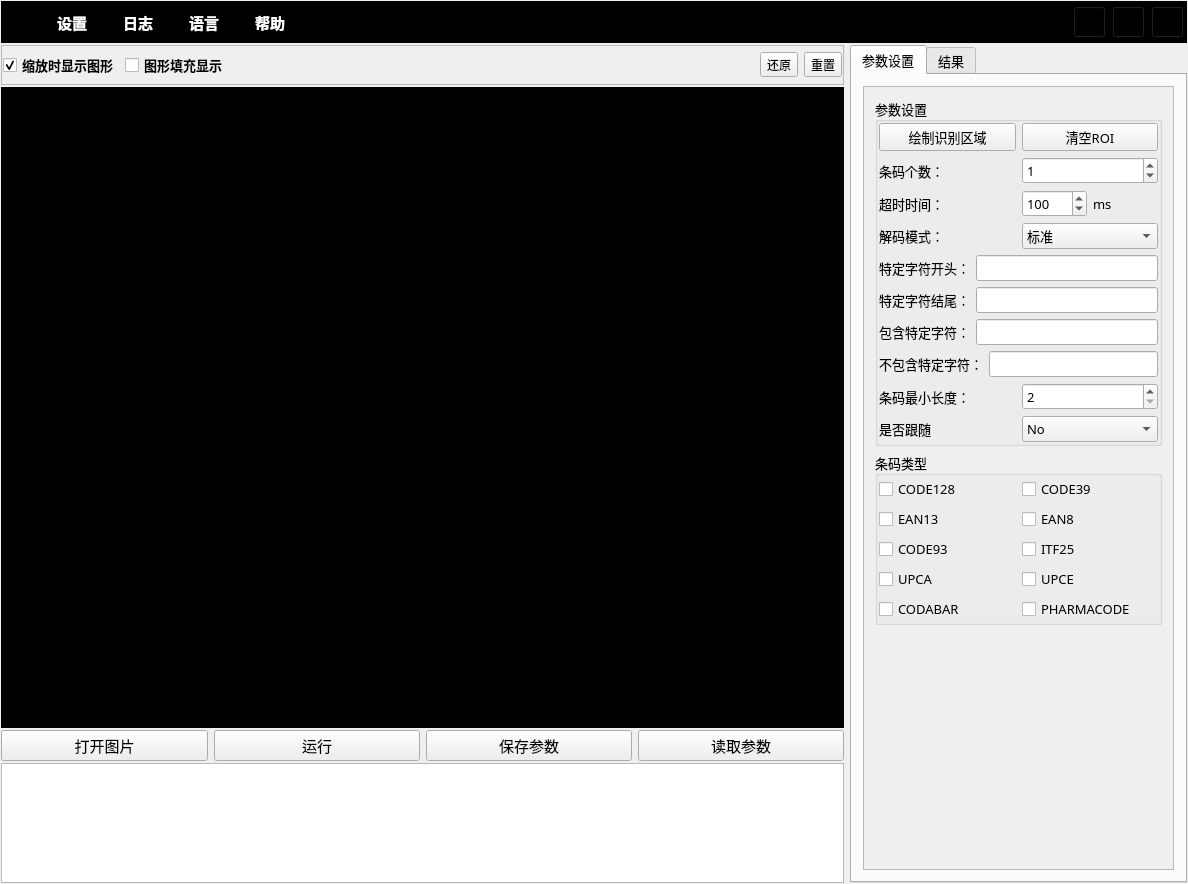
<?xml version="1.0" encoding="UTF-8"?>
<ui version="4.0">
 <class>BarCodeWindowClass</class>
 <widget class="QMainWindow" name="BarCodeWindowClass">
  <property name="geometry">
   <rect>
    <x>0</x>
    <y>0</y>
    <width>1188</width>
    <height>884</height>
   </rect>
  </property>
  <property name="windowTitle">
   <string>BarCodeWindow</string>
  </property>
  <widget class="QWidget" name="centralWidget">
   <layout class="QGridLayout" name="gridLayout_4">
    <property name="leftMargin">
     <number>1</number>
    </property>
    <property name="topMargin">
     <number>1</number>
    </property>
    <property name="rightMargin">
     <number>1</number>
    </property>
    <property name="bottomMargin">
     <number>1</number>
    </property>
    <property name="spacing">
     <number>1</number>
    </property>
    <item row="0" column="0">
     <layout class="QVBoxLayout" name="verticalLayout_22" stretch="1,20">
      <property name="spacing">
       <number>2</number>
      </property>
      <item>
       <widget class="QFrame" name="frame">
        <property name="styleSheet">
         <string notr="true">background-color: rgb(0, 0, 0);</string>
        </property>
        <property name="frameShape">
         <enum>QFrame::StyledPanel</enum>
        </property>
        <property name="frameShadow">
         <enum>QFrame::Raised</enum>
        </property>
        <layout class="QGridLayout" name="gridLayout">
         <property name="leftMargin">
          <number>2</number>
         </property>
         <property name="topMargin">
          <number>2</number>
         </property>
         <property name="rightMargin">
          <number>2</number>
         </property>
         <property name="bottomMargin">
          <number>2</number>
         </property>
         <property name="spacing">
          <number>2</number>
         </property>
         <item row="0" column="0">
          <layout class="QHBoxLayout" name="horizontalLayout_18" stretch="1,2,20,1">
           <item>
            <layout class="QHBoxLayout" name="horizontalLayout_17" stretch="1,10">
             <item>
              <widget class="QLabel" name="label_112">
               <property name="sizePolicy">
                <sizepolicy hsizetype="Expanding" vsizetype="Expanding">
                 <horstretch>0</horstretch>
                 <verstretch>0</verstretch>
                </sizepolicy>
               </property>
               <property name="maximumSize">
                <size>
                 <width>100</width>
                 <height>30</height>
                </size>
               </property>
               <property name="text">
                <string/>
               </property>
               <property name="pixmap">
                <pixmap>:/QtToolTest/Resources/Quectel LOGO-20220215.png</pixmap>
               </property>
               <property name="scaledContents">
                <bool>true</bool>
               </property>
              </widget>
             </item>
             <item>
              <spacer name="horizontalSpacer_6">
               <property name="orientation">
                <enum>Qt::Horizontal</enum>
               </property>
               <property name="sizeHint" stdset="0">
                <size>
                 <width>638</width>
                 <height>20</height>
                </size>
               </property>
              </spacer>
             </item>
            </layout>
           </item>
           <item>
            <layout class="QHBoxLayout" name="horizontalLayout_28" stretch="1,1,1,1">
             <property name="spacing">
              <number>20</number>
             </property>
             <item>
              <widget class="QToolButton" name="toolButton_4">
               <property name="font">
                <font>
                 <family>Times New Roman</family>
                 <pointsize>11</pointsize>
                 <weight>75</weight>
                 <bold>true</bold>
                </font>
               </property>
               <property name="layoutDirection">
                <enum>Qt::LeftToRight</enum>
               </property>
               <property name="styleSheet">
                <string notr="true">color: rgb(255, 255, 255);
background-color: rgb(0, 0, 0);</string>
               </property>
               <property name="text">
                <string>设置</string>
               </property>
               <property name="toolButtonStyle">
                <enum>Qt::ToolButtonTextOnly</enum>
               </property>
               <property name="autoRaise">
                <bool>true</bool>
               </property>
              </widget>
             </item>
             <item>
              <widget class="QToolButton" name="toolButton_5">
               <property name="font">
                <font>
                 <family>Times New Roman</family>
                 <pointsize>11</pointsize>
                 <weight>75</weight>
                 <bold>true</bold>
                </font>
               </property>
               <property name="layoutDirection">
                <enum>Qt::LeftToRight</enum>
               </property>
               <property name="styleSheet">
                <string notr="true">color: rgb(255, 255, 255);
background-color: rgb(0, 0, 0);</string>
               </property>
               <property name="text">
                <string>日志</string>
               </property>
               <property name="toolButtonStyle">
                <enum>Qt::ToolButtonTextOnly</enum>
               </property>
               <property name="autoRaise">
                <bool>true</bool>
               </property>
              </widget>
             </item>
             <item>
              <widget class="QToolButton" name="toolButton_6">
               <property name="font">
                <font>
                 <family>Liberation Serif</family>
                 <pointsize>11</pointsize>
                 <weight>75</weight>
                 <bold>true</bold>
                </font>
               </property>
               <property name="layoutDirection">
                <enum>Qt::LeftToRight</enum>
               </property>
               <property name="styleSheet">
                <string notr="true">color: rgb(255, 255, 255);
background-color: rgb(0, 0, 0);</string>
               </property>
               <property name="text">
                <string>语言</string>
               </property>
               <property name="toolButtonStyle">
                <enum>Qt::ToolButtonTextOnly</enum>
               </property>
               <property name="autoRaise">
                <bool>true</bool>
               </property>
              </widget>
             </item>
             <item>
              <widget class="QToolButton" name="toolButton_7">
               <property name="font">
                <font>
                 <family>Liberation Serif</family>
                 <pointsize>11</pointsize>
                 <weight>75</weight>
                 <bold>true</bold>
                </font>
               </property>
               <property name="layoutDirection">
                <enum>Qt::LeftToRight</enum>
               </property>
               <property name="styleSheet">
                <string notr="true">color: rgb(255, 255, 255);
background-color: rgb(0, 0, 0);</string>
               </property>
               <property name="text">
                <string>帮助</string>
               </property>
               <property name="toolButtonStyle">
                <enum>Qt::ToolButtonTextOnly</enum>
               </property>
               <property name="autoRaise">
                <bool>true</bool>
               </property>
              </widget>
             </item>
            </layout>
           </item>
           <item>
            <spacer name="horizontalSpacer_7">
             <property name="orientation">
              <enum>Qt::Horizontal</enum>
             </property>
             <property name="sizeHint" stdset="0">
              <size>
               <width>678</width>
               <height>20</height>
              </size>
             </property>
            </spacer>
           </item>
           <item>
            <layout class="QHBoxLayout" name="horizontalLayout_10" stretch="1,11,0">
             <item>
              <widget class="QToolButton" name="toolButton">
               <property name="autoFillBackground">
                <bool>false</bool>
               </property>
               <property name="text">
                <string/>
               </property>
               <property name="icon">
                <iconset>
                 <normaloff>:/QtToolTest/Resources/窗口最小化.png</normaloff>:/QtToolTest/Resources/窗口最小化.png</iconset>
               </property>
               <property name="iconSize">
                <size>
                 <width>25</width>
                 <height>25</height>
                </size>
               </property>
              </widget>
             </item>
             <item>
              <widget class="QToolButton" name="toolButton_2">
               <property name="text">
                <string/>
               </property>
               <property name="icon">
                <iconset>
                 <normaloff>:/QtToolTest/Resources/expand-全屏化.png</normaloff>:/QtToolTest/Resources/expand-全屏化.png</iconset>
               </property>
               <property name="iconSize">
                <size>
                 <width>25</width>
                 <height>25</height>
                </size>
               </property>
              </widget>
             </item>
             <item>
              <widget class="QToolButton" name="toolButton_3">
               <property name="text">
                <string/>
               </property>
               <property name="icon">
                <iconset>
                 <normaloff>:/QtToolTest/Resources/关闭.png</normaloff>:/QtToolTest/Resources/关闭.png</iconset>
               </property>
               <property name="iconSize">
                <size>
                 <width>25</width>
                 <height>25</height>
                </size>
               </property>
              </widget>
             </item>
            </layout>
           </item>
          </layout>
         </item>
        </layout>
       </widget>
      </item>
      <item>
       <layout class="QHBoxLayout" name="horizontalLayout_51" stretch="5,2">
        <item>
         <layout class="QVBoxLayout" name="verticalLayout_7" stretch="1,16,0,3">
          <property name="spacing">
           <number>2</number>
          </property>
          <item>
           <widget class="QFrame" name="frame_4">
            <property name="styleSheet">
             <string notr="true"/>
            </property>
            <property name="frameShape">
             <enum>QFrame::StyledPanel</enum>
            </property>
            <property name="frameShadow">
             <enum>QFrame::Raised</enum>
            </property>
            <layout class="QGridLayout" name="gridLayout_8">
             <property name="leftMargin">
              <number>1</number>
             </property>
             <property name="topMargin">
              <number>1</number>
             </property>
             <property name="rightMargin">
              <number>1</number>
             </property>
             <property name="bottomMargin">
              <number>1</number>
             </property>
             <property name="spacing">
              <number>1</number>
             </property>
             <item row="0" column="0">
              <layout class="QHBoxLayout" name="horizontalLayout_8" stretch="1,0,10,1,1">
               <item>
                <widget class="QCheckBox" name="ckb_ShowObj">
                 <property name="font">
                  <font>
                   <family>微软雅黑</family>
                   <pointsize>10</pointsize>
                   <weight>75</weight>
                   <bold>true</bold>
                  </font>
                 </property>
                 <property name="styleSheet">
                  <string notr="true"/>
                 </property>
                 <property name="text">
                  <string>缩放时显示图形</string>
                 </property>
                 <property name="checked">
                  <bool>true</bool>
                 </property>
                </widget>
               </item>
               <item>
                <widget class="QCheckBox" name="ckb_ShowObj_Fill">
                 <property name="font">
                  <font>
                   <family>微软雅黑</family>
                   <pointsize>10</pointsize>
                   <weight>75</weight>
                   <bold>true</bold>
                  </font>
                 </property>
                 <property name="styleSheet">
                  <string notr="true"/>
                 </property>
                 <property name="text">
                  <string>图形填充显示</string>
                 </property>
                 <property name="checked">
                  <bool>false</bool>
                 </property>
                </widget>
               </item>
               <item>
                <widget class="QLabel" name="lbl_Status">
                 <property name="font">
                  <font>
                   <family>微软雅黑</family>
                   <pointsize>10</pointsize>
                   <weight>75</weight>
                   <bold>true</bold>
                  </font>
                 </property>
                 <property name="text">
                  <string/>
                 </property>
                 <property name="alignment">
                  <set>Qt::AlignCenter</set>
                 </property>
                </widget>
               </item>
               <item>
                <widget class="QToolButton" name="pBtn_FitImage">
                 <property name="toolTip">
                  <string>还原</string>
                 </property>
                 <property name="text">
                  <string>还原</string>
                 </property>
                 <property name="iconSize">
                  <size>
                   <width>20</width>
                   <height>20</height>
                  </size>
                 </property>
                </widget>
               </item>
               <item>
                <widget class="QToolButton" name="btn_ClearWindow">
                 <property name="text">
                  <string>重置</string>
                 </property>
                 <property name="iconSize">
                  <size>
                   <width>20</width>
                   <height>20</height>
                  </size>
                 </property>
                </widget>
               </item>
              </layout>
             </item>
            </layout>
           </widget>
          </item>
          <item>
           <widget class="CMyLabel" name="lbl_Window">
            <property name="minimumSize">
             <size>
              <width>0</width>
              <height>0</height>
             </size>
            </property>
            <property name="styleSheet">
             <string notr="true">background-color: rgb(0, 0, 0);</string>
            </property>
            <property name="text">
             <string/>
            </property>
           </widget>
          </item>
          <item>
           <layout class="QHBoxLayout" name="horizontalLayout_33">
            <item>
             <layout class="QHBoxLayout" name="horizontalLayout_26">
              <item>
               <widget class="QPushButton" name="pBtn_ReadImage">
                <property name="font">
                 <font>
                  <family>微软雅黑</family>
                  <pointsize>11</pointsize>
                 </font>
                </property>
                <property name="text">
                 <string>打开图片</string>
                </property>
               </widget>
              </item>
              <item>
               <widget class="QPushButton" name="pb_Run">
                <property name="font">
                 <font>
                  <family>微软雅黑</family>
                  <pointsize>11</pointsize>
                 </font>
                </property>
                <property name="text">
                 <string>运行</string>
                </property>
               </widget>
              </item>
             </layout>
            </item>
            <item>
             <layout class="QHBoxLayout" name="horizontalLayout_32">
              <item>
               <widget class="QPushButton" name="pb_SaveData">
                <property name="font">
                 <font>
                  <family>微软雅黑</family>
                  <pointsize>11</pointsize>
                 </font>
                </property>
                <property name="text">
                 <string>保存参数</string>
                </property>
               </widget>
              </item>
              <item>
               <widget class="QPushButton" name="pb_LoadData">
                <property name="font">
                 <font>
                  <family>微软雅黑</family>
                  <pointsize>11</pointsize>
                 </font>
                </property>
                <property name="text">
                 <string>读取参数</string>
                </property>
               </widget>
              </item>
             </layout>
            </item>
           </layout>
          </item>
          <item>
           <widget class="QPlainTextEdit" name="plainTextEdit">
            <property name="styleSheet">
             <string notr="true"/>
            </property>
           </widget>
          </item>
         </layout>
        </item>
        <item>
         <widget class="QTabWidget" name="tabWidget">
          <property name="font">
           <font>
            <family>微软雅黑</family>
            <pointsize>10</pointsize>
           </font>
          </property>
          <property name="currentIndex">
           <number>0</number>
          </property>
          <widget class="QWidget" name="tab">
           <attribute name="title">
            <string>参数设置</string>
           </attribute>
           <layout class="QVBoxLayout" name="verticalLayout_2">
            <item>
             <widget class="QScrollArea" name="scrollArea">
              <property name="widgetResizable">
               <bool>true</bool>
              </property>
              <widget class="QWidget" name="scrollAreaWidgetContents">
               <property name="geometry">
                <rect>
                 <x>0</x>
                 <y>0</y>
                 <width>310</width>
                 <height>780</height>
                </rect>
               </property>
               <layout class="QVBoxLayout" name="verticalLayout_3">
                <item>
                 <widget class="QGroupBox" name="groupBox_2">
                  <property name="title">
                   <string>参数设置</string>
                  </property>
                  <layout class="QGridLayout" name="gridLayout_3">
                   <property name="leftMargin">
                    <number>1</number>
                   </property>
                   <property name="topMargin">
                    <number>1</number>
                   </property>
                   <property name="rightMargin">
                    <number>1</number>
                   </property>
                   <property name="bottomMargin">
                    <number>1</number>
                   </property>
                   <property name="spacing">
                    <number>1</number>
                   </property>
                   <item row="0" column="0">
                    <layout class="QVBoxLayout" name="verticalLayout">
                     <item>
                      <layout class="QHBoxLayout" name="horizontalLayout_2">
                       <item>
                        <widget class="QPushButton" name="btn_DrawRoi_BarCode">
                         <property name="text">
                          <string>绘制识别区域</string>
                         </property>
                        </widget>
                       </item>
                       <item>
                        <widget class="QPushButton" name="btn_ClearRoi_BarCode">
                         <property name="text">
                          <string>清空ROI</string>
                         </property>
                        </widget>
                       </item>
                      </layout>
                     </item>
                     <item>
                      <layout class="QHBoxLayout" name="horizontalLayout_29">
                       <item>
                        <widget class="QLabel" name="label_58">
                         <property name="text">
                          <string>条码个数：</string>
                         </property>
                        </widget>
                       </item>
                       <item>
                        <widget class="QSpinBox" name="spb_CodeNum_BarCode">
                         <property name="maximum">
                          <number>9999</number>
                         </property>
                         <property name="value">
                          <number>1</number>
                         </property>
                        </widget>
                       </item>
                      </layout>
                     </item>
                     <item>
                      <layout class="QHBoxLayout" name="horizontalLayout_34">
                       <item>
                        <widget class="QLabel" name="label_65">
                         <property name="text">
                          <string>超时时间：</string>
                         </property>
                        </widget>
                       </item>
                       <item>
                        <layout class="QHBoxLayout" name="horizontalLayout_35">
                         <item>
                          <widget class="QSpinBox" name="spb_TimeOut_BarCode">
                           <property name="maximum">
                            <number>99999</number>
                           </property>
                           <property name="value">
                            <number>100</number>
                           </property>
                          </widget>
                         </item>
                         <item>
                          <widget class="QLabel" name="label_66">
                           <property name="text">
                            <string>ms</string>
                           </property>
                          </widget>
                         </item>
                        </layout>
                       </item>
                      </layout>
                     </item>
                     <item>
                      <layout class="QHBoxLayout" name="horizontalLayout_19">
                       <item>
                        <widget class="QLabel" name="label_64">
                         <property name="text">
                          <string>解码模式：</string>
                         </property>
                        </widget>
                       </item>
                       <item>
                        <widget class="QComboBox" name="cmb_Tolerance_BarCode">
                         <item>
                          <property name="text">
                           <string>标准</string>
                          </property>
                         </item>
                         <item>
                          <property name="text">
                           <string>增强</string>
                          </property>
                         </item>
                        </widget>
                       </item>
                      </layout>
                     </item>
                     <item>
                      <layout class="QHBoxLayout" name="horizontalLayout_20">
                       <item>
                        <widget class="QLabel" name="label_59">
                         <property name="text">
                          <string>特定字符开头：</string>
                         </property>
                        </widget>
                       </item>
                       <item>
                        <widget class="QLineEdit" name="txt_HeadChar_BarCode"/>
                       </item>
                      </layout>
                     </item>
                     <item>
                      <layout class="QHBoxLayout" name="horizontalLayout_21">
                       <item>
                        <widget class="QLabel" name="label_60">
                         <property name="text">
                          <string>特定字符结尾：</string>
                         </property>
                        </widget>
                       </item>
                       <item>
                        <widget class="QLineEdit" name="txt_EndChar_BarCode"/>
                       </item>
                      </layout>
                     </item>
                     <item>
                      <layout class="QHBoxLayout" name="horizontalLayout_22">
                       <item>
                        <widget class="QLabel" name="label_61">
                         <property name="text">
                          <string>包含特定字符：</string>
                         </property>
                        </widget>
                       </item>
                       <item>
                        <widget class="QLineEdit" name="txt_ContainChar_BarCode"/>
                       </item>
                      </layout>
                     </item>
                     <item>
                      <layout class="QHBoxLayout" name="horizontalLayout_23">
                       <item>
                        <widget class="QLabel" name="label_62">
                         <property name="text">
                          <string>不包含特定字符：</string>
                         </property>
                        </widget>
                       </item>
                       <item>
                        <widget class="QLineEdit" name="txt_NotContainChar_BarCode"/>
                       </item>
                      </layout>
                     </item>
                     <item>
                      <layout class="QHBoxLayout" name="horizontalLayout_24">
                       <item>
                        <widget class="QLabel" name="label_63">
                         <property name="text">
                          <string>条码最小长度：</string>
                         </property>
                        </widget>
                       </item>
                       <item>
                        <widget class="QSpinBox" name="spb_CodeLength_BarCode">
                         <property name="minimum">
                          <number>2</number>
                         </property>
                         <property name="maximum">
                          <number>999</number>
                         </property>
                        </widget>
                       </item>
                      </layout>
                     </item>
                     <item>
                      <layout class="QHBoxLayout" name="horizontalLayout_40">
                       <item>
                        <widget class="QLabel" name="label_69">
                         <property name="text">
                          <string>是否跟随</string>
                         </property>
                        </widget>
                       </item>
                       <item>
                        <widget class="QComboBox" name="cmb_IsFollow">
                         <item>
                          <property name="text">
                           <string>No</string>
                          </property>
                         </item>
                         <item>
                          <property name="text">
                           <string>Yes</string>
                          </property>
                         </item>
                        </widget>
                       </item>
                      </layout>
                     </item>
                    </layout>
                   </item>
                  </layout>
                 </widget>
                </item>
                <item>
                 <widget class="QGroupBox" name="groupBox">
                  <property name="title">
                   <string>条码类型</string>
                  </property>
                  <layout class="QGridLayout" name="gridLayout_2">
                   <property name="leftMargin">
                    <number>1</number>
                   </property>
                   <property name="topMargin">
                    <number>1</number>
                   </property>
                   <property name="rightMargin">
                    <number>1</number>
                   </property>
                   <property name="bottomMargin">
                    <number>1</number>
                   </property>
                   <property name="spacing">
                    <number>1</number>
                   </property>
                   <item row="0" column="0">
                    <layout class="QHBoxLayout" name="horizontalLayout">
                     <item>
                      <layout class="QVBoxLayout" name="verticalLayout_14">
                       <item>
                        <widget class="QCheckBox" name="ckb_CODE128_BarCode">
                         <property name="text">
                          <string>CODE128</string>
                         </property>
                         <property name="checked">
                          <bool>false</bool>
                         </property>
                        </widget>
                       </item>
                       <item>
                        <widget class="QCheckBox" name="ckb_EAN13_BarCode">
                         <property name="text">
                          <string>EAN13</string>
                         </property>
                         <property name="checked">
                          <bool>false</bool>
                         </property>
                        </widget>
                       </item>
                       <item>
                        <widget class="QCheckBox" name="ckb_CODE93_BarCode">
                         <property name="text">
                          <string>CODE93</string>
                         </property>
                         <property name="checked">
                          <bool>false</bool>
                         </property>
                        </widget>
                       </item>
                       <item>
                        <widget class="QCheckBox" name="ckb_UPCA_BarCode">
                         <property name="text">
                          <string>UPCA</string>
                         </property>
                         <property name="checked">
                          <bool>false</bool>
                         </property>
                        </widget>
                       </item>
                       <item>
                        <widget class="QCheckBox" name="ckb_CODABAR_BarCode">
                         <property name="text">
                          <string>CODABAR</string>
                         </property>
                         <property name="checked">
                          <bool>false</bool>
                         </property>
                        </widget>
                       </item>
                      </layout>
                     </item>
                     <item>
                      <layout class="QVBoxLayout" name="verticalLayout_15">
                       <item>
                        <widget class="QCheckBox" name="ckb_CODE39_BarCode">
                         <property name="text">
                          <string>CODE39</string>
                         </property>
                         <property name="checked">
                          <bool>false</bool>
                         </property>
                        </widget>
                       </item>
                       <item>
                        <widget class="QCheckBox" name="ckb_EAN8_BarCode">
                         <property name="text">
                          <string>EAN8</string>
                         </property>
                         <property name="checked">
                          <bool>false</bool>
                         </property>
                        </widget>
                       </item>
                       <item>
                        <widget class="QCheckBox" name="ckb_ITF25_BarCode">
                         <property name="text">
                          <string>ITF25</string>
                         </property>
                         <property name="checked">
                          <bool>false</bool>
                         </property>
                        </widget>
                       </item>
                       <item>
                        <widget class="QCheckBox" name="ckb_UPCE_BarCode">
                         <property name="text">
                          <string>UPCE</string>
                         </property>
                         <property name="checked">
                          <bool>false</bool>
                         </property>
                        </widget>
                       </item>
                       <item>
                        <widget class="QCheckBox" name="ckb_PHARMACODE_BarCode">
                         <property name="text">
                          <string>PHARMACODE</string>
                         </property>
                         <property name="checked">
                          <bool>false</bool>
                         </property>
                        </widget>
                       </item>
                      </layout>
                     </item>
                    </layout>
                   </item>
                  </layout>
                 </widget>
                </item>
                <item>
                 <spacer name="verticalSpacer">
                  <property name="orientation">
                   <enum>Qt::Vertical</enum>
                  </property>
                  <property name="sizeHint" stdset="0">
                   <size>
                    <width>20</width>
                    <height>228</height>
                   </size>
                  </property>
                 </spacer>
                </item>
               </layout>
              </widget>
             </widget>
            </item>
           </layout>
          </widget>
          <widget class="QWidget" name="tab_8">
           <attribute name="title">
            <string>结果</string>
           </attribute>
           <layout class="QGridLayout" name="gridLayout_5">
            <item row="0" column="0">
             <widget class="QTableWidget" name="tablewidget_Results_BarCode"/>
            </item>
           </layout>
          </widget>
         </widget>
        </item>
       </layout>
      </item>
     </layout>
    </item>
   </layout>
  </widget>
 </widget>
 <layoutdefault spacing="6" margin="11"/>
 <customwidgets>
  <customwidget>
   <class>CMyLabel</class>
   <extends>QLabel</extends>
   <header>cmylabel.h</header>
  </customwidget>
 </customwidgets>
 <resources>
  <include location="../../imgResource.qrc"/>
 </resources>
 <connections/>
</ui>
